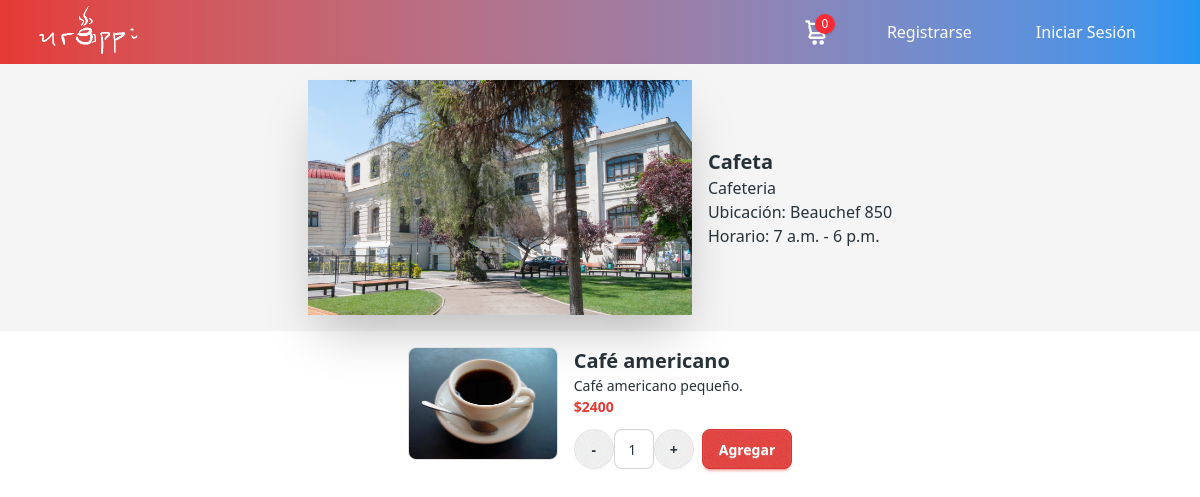
Page /comprador/storeMenu/2/ on the committed database.
### urappiapp/models.py (models this page shows, shortened)
class Shop(models.Model):
    shopID = models.AutoField(primary_key=True)  # ID único de la tienda
    shopDescription = models.TextField()  # Descripción de la tienda
    openTime = models.TimeField()  # Hora de apertura
    closingTime = models.TimeField()  # Hora de cierre
    shopName = models.CharField(max_length=32)  # Nombre de la tienda
    shopImage = models.ImageField(upload_to="stores/", null=True, blank=True)  # Imagen de la tienda
    location = models.TextField()  # Ubicación de la tienda

class Product(models.Model):
    categorys = [("beb-cal", "Bebidas calientes"), ("beb-fria", "Bebidas frías"), ("pas-boll", "Pastelería y Bollería"), ("sandw", "Sandwiches"), ("otro", "Otro")]
    productID = models.AutoField(primary_key=True)
    productName = models.CharField(max_length=32)  # Nombre del producto
    category = models.CharField(max_length=32, choices=categorys)  # Categoría del producto
    description = models.TextField()  # Descripción del producto
    prodImage = models.ImageField(upload_to="products/", null=True, blank=True)  # Imagen del producto
    priceCLP = models.IntegerField()  # Precio en CLP

### app_comprador/views.py (the view)
# urls.py: path("storeMenu/<int:id>/", views.show_store_menu, name="show_store_menu"),
def show_store_menu(request, id):
    tienda = get_object_or_404(
        Shop, shopID=id
    )  # si se intenta acceder a una tienda que no existe lanza error
    productos_listados = ProductListing.objects.filter(listedBy=tienda)
    productos = []
    for pl in productos_listados:
        pathFoto = "/media/" + str(pl.listedProduct.prodImage)
        productos.append(
            {
                "ProductName": pl.listedProduct.productName,
                "priceCLP": pl.listedProduct.priceCLP,
                "description": pl.listedProduct.description,
                "prodImage": pathFoto,
            }
        )
    info = {
        "tienda_id": id,
        "tienda": tienda,
        "productos": productos,
        "usuario": request.user,
    }
    return render(request, "app_comprador/store_menu.html", info)

### app_comprador/templates/app_comprador/store_menu.html (shortened to what this page needs)
{% extends 'urappi/base.html' %}
{% block content %}
{% include "app_comprador/store_menu/_store_info.html" %}
<div class="list items-center">
  <ul>
      {% for producto in productos %}
          {% include "app_comprador/store_menu/_product_detail.html" with producto=producto counter=forloop.counter %}
      {% endfor %}
  </ul>
</div>
{% endblock content %}

### app_comprador/templates/app_comprador/store_menu/_store_info.html
{% load static %}
{% block content %}
<div class="hero bg-base-200 min-h-screen/2">
  <div class="hero-content flex-col lg:flex-row">
     <img src="/media/{{ tienda.shopImage }}" class="max-w-sm shadow-2xl" />
    <div id="store-info">
      <h1 class="text-xl font-bold">{{tienda.shopName}}</h1>
      <ul >{{ tienda.shopDescription }} </ul>
      <ul>Ubicación: {{tienda.location}}</ul>
      <ul>Horario: {{ tienda.openTime }} - {{ tienda.closingTime }}</ul>
    </div>
  </div>
</div>
{% endblock content %}

### app_comprador/templates/app_comprador/store_menu/_product_detail.html (shortened to what this page needs)
{% load static %}
<div class="list-row mb-4">
  <img
    src="{{ producto.prodImage }}"
    alt="{{ producto.ProductName }}"
    width="150px"
    class="rounded-lg border border-base-300"
  />
  <div>
    <div class="textarea-md">
      <h3 class="text-xl font-bold">{{ producto.ProductName }}</h3>
      <p>{{ producto.description }}</p>
      <p class="font-bold text-primary"> ${{ producto.priceCLP }}</p>
    </div>
    <form method="post" action="{% url 'add_to_cart' %}" class="flex items-center mt-3 space-x-2">
      <div class="flex items-center">
        <button type="button" onclick="changeQuantity(-1, '{{ counter }}')" class="btn btn-circle">-</button>
        <input id="quantity-{{ counter }}" name="quantity" type="number" style="width: 5ch;" class="input items-center text-center" size="2" value="1" min="1" readonly />
        <button type="button" onclick="changeQuantity(1, '{{ counter }}')" class="btn btn-circle">+</button>
      </div>
      <button type="submit" class="btn btn-primary">Agregar</button>
    </form>
  </div>
</div>

### rows in the picture
Shop: shopImage (picture), shopName "Cafeta", shopDescription "Cafeteria", location "Beauchef 850", openTime "7 a.m.", closingTime "6 p.m."
Product: ProductName "Café americano", description "Café americano pequeño."

### other values in the picture
{{ producto.priceCLP }} "2400"
